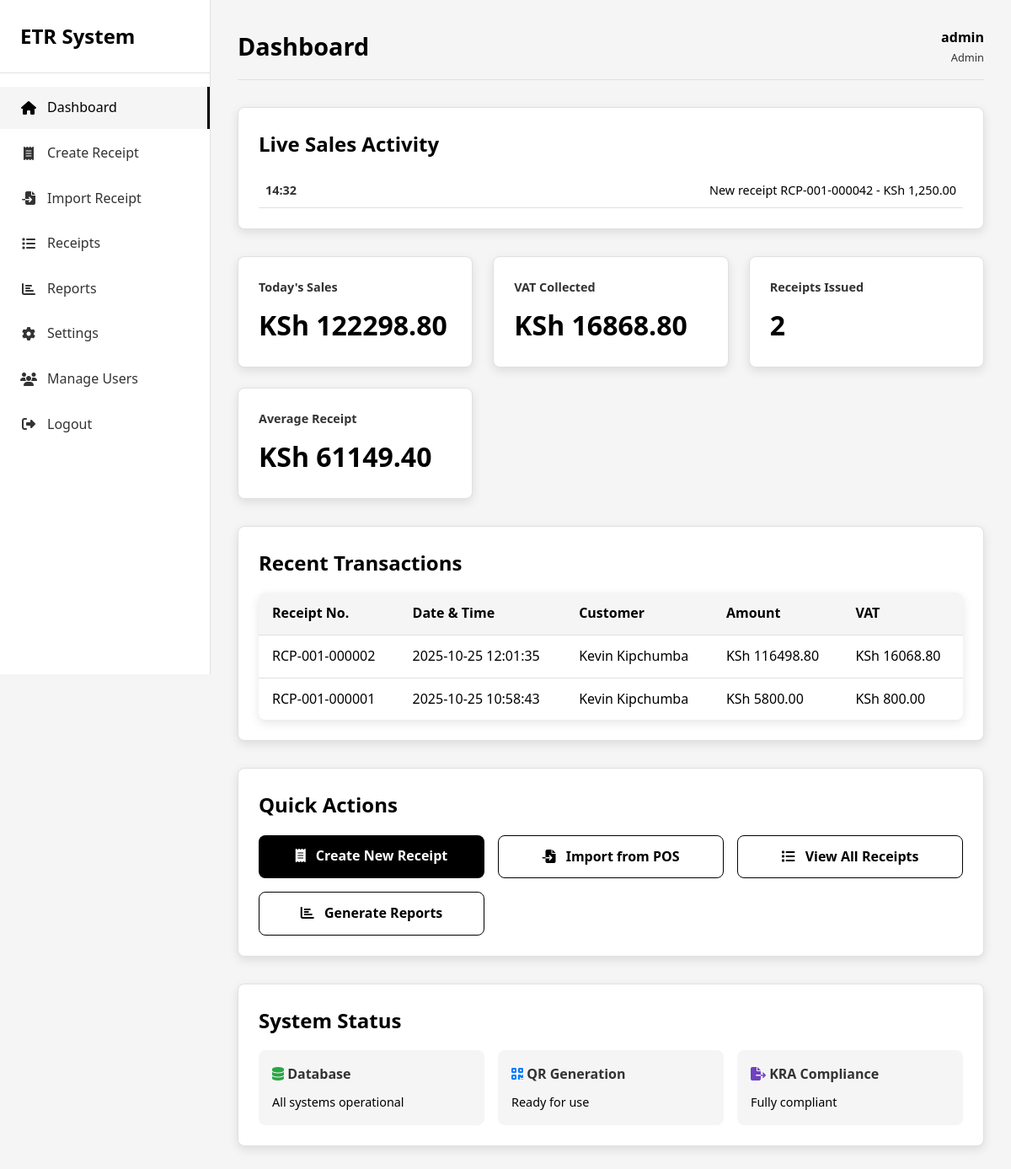
The page / (signed in) on the database its author committed.
### tables this page shows
CREATE TABLE users (
                id INTEGER PRIMARY KEY AUTOINCREMENT,
                business_name TEXT NOT NULL,
                kra_pin TEXT NOT NULL UNIQUE,
                phone_number TEXT NOT NULL,
                person_in_charge TEXT NOT NULL,
                town_city TEXT NOT NULL,
                username TEXT UNIQUE NOT NULL,
                password_hash TEXT NOT NULL,
                role TEXT DEFAULT 'admin',
                is_active BOOLEAN DEFAULT 1,
                api_key TEXT,
                receipt_prefix TEXT DEFAULT 'RCP',
                vat_rate REAL DEFAULT 16.0,
                include_address BOOLEAN DEFAULT 1,
                auto_print BOOLEAN DEFAULT 0,
                created_at TIMESTAMP DEFAULT CURRENT_TIMESTAMP
            );

CREATE TABLE receipts (
                id INTEGER PRIMARY KEY AUTOINCREMENT,
                receipt_number TEXT UNIQUE NOT NULL,
                user_id INTEGER NOT NULL,
                subtotal REAL NOT NULL,
                vat_amount REAL NOT NULL,
                total_amount REAL NOT NULL,
                customer_name TEXT DEFAULT 'Walk-in Customer',
                customer_pin TEXT DEFAULT '',
                payment_method TEXT DEFAULT 'Cash',
                created_at TIMESTAMP DEFAULT CURRENT_TIMESTAMP
            );

### app.py (the view)
@app.route('/')
@login_required
def dashboard():
    db = get_db()
    user_data = get_user_data(current_user.id)
    today = datetime.now().strftime('%Y-%m-%d')
    today_receipts = db.execute('''
        SELECT COUNT(*) as count, COALESCE(SUM(total_amount), 0) as total_sales,
               COALESCE(SUM(vat_amount), 0) as total_vat
        FROM receipts
        WHERE DATE(created_at) = ? AND user_id = ?
    ''', (today, current_user.id)).fetchone()
    recent_receipts = db.execute('''
        SELECT * FROM receipts
        WHERE user_id = ?
        ORDER BY created_at DESC
        LIMIT 5
    ''', (current_user.id,)).fetchall()
    log_activity(current_user.id, 'DASHBOARD_ACCESS')
    return render_template('dashboard.html',
                         stats=today_receipts,
                         recent_receipts=recent_receipts,
                         user_data=user_data)

### app.py (called while the page is built)
@login_manager.user_loader
def load_user(user_id):
    db = get_db()
    user = db.execute('SELECT * FROM users WHERE id = ?', (user_id,)).fetchone()
    if user:
        return User(user['id'], user['username'], user['role'])
    return None

def get_db():
    db = sqlite3.connect(
        app.config['DATABASE'],
        detect_types=sqlite3.PARSE_DECLTYPES
    )
    db.row_factory = sqlite3.Row
    return db

def get_user_data(user_id):
    db = get_db()
    user = db.execute('SELECT * FROM users WHERE id = ?', (user_id,)).fetchone()
    if user:
        return dict(user)
    return None

def log_activity(user_id, action, details=None):
    try:
        db = get_db()
        db.execute('''
            INSERT INTO audit_logs (user_id, action, details, ip_address, user_agent)
            VALUES (?, ?, ?, ?, ?)
        ''', (user_id, action, json.dumps(details) if details else None,
              request.remote_addr, request.headers.get('User-Agent')))
        db.commit()
    except Exception as e:
        print(f"Failed to log activity: {e}")

### templates/dashboard.html (shortened to what this page needs)
<!DOCTYPE html>
<html lang="en">
<head>
    <link rel="stylesheet" href="https://cdnjs.cloudflare.com/ajax/libs/font-awesome/6.4.0/css/all.min.css">
    <link rel="stylesheet" href="{{ url_for('static', filename='css/style.css') }}">
</head>
<body>
    <div class="container">
        <div class="sidebar">
            <div class="sidebar-header">
                <h2>ETR System</h2>
            </div>
            <nav class="sidebar-nav">
                <ul>
                    <li><a href="{{ url_for('dashboard') }}" class="active"><i class="fas fa-home"></i> <span>Dashboard</span></a></li>
                    <li><a href="{{ url_for('create_receipt') }}"><i class="fas fa-receipt"></i> <span>Create Receipt</span></a></li>
                    <li><a href="{{ url_for('import_receipt') }}"><i class="fas fa-file-import"></i> <span>Import Receipt</span></a></li>
                    <li><a href="{{ url_for('receipts') }}"><i class="fas fa-list"></i> <span>Receipts</span></a></li>
                    <li><a href="{{ url_for('reports') }}"><i class="fas fa-chart-bar"></i> <span>Reports</span></a></li>
                    <li><a href="{{ url_for('settings') }}"><i class="fas fa-cog"></i> <span>Settings</span></a></li>
                    {% if current_user.role == 'admin' %}
                    <li><a href="{{ url_for('manage_users') }}"><i class="fas fa-users"></i> <span>Manage Users</span></a></li>
                    {% endif %}
                    <li><a href="{{ url_for('logout') }}"><i class="fas fa-sign-out-alt"></i> <span>Logout</span></a></li>
                </ul>
            </nav>
        </div>
        <div class="main-content">
            <div class="header">
                <h1>Dashboard</h1>
                <div class="user-menu">
                    <div class="user-info">
                        <div class="user-name">{{ current_user.username }}</div>
                        <div class="user-role">{{ current_user.role|title }}</div>
                    </div>
                </div>
            </div>
            <div class="chart-container">
                    <h2>Live Sales Activity</h2>
                     <div id="liveActivity" style="max-height: 300px; overflow-y: auto;">
                        <div class="activity-item" style="padding: 0.5rem; border-bottom: 1px solid var(--medium-gray);">
            <span class="activity-time">14:32</span>
            <span class="activity-desc">New receipt RCP-001-000042 - KSh 1,250.00</span>
        </div>
    </div>
</div>
            <div class="stats-grid">
                <div class="stat-card">
                    <h3>Today's Sales</h3>
                    <div class="stat-value">KSh {{ "%.2f"|format(stats['total_sales']) }}</div>
                </div>
                <div class="stat-card">
                    <h3>VAT Collected</h3>
                    <div class="stat-value">KSh {{ "%.2f"|format(stats['total_vat']) }}</div>
                </div>
                <div class="stat-card">
                    <h3>Receipts Issued</h3>
                    <div class="stat-value">{{ stats['count'] }}</div>
                </div>
                <div class="stat-card">
                    <h3>Average Receipt</h3>
                    <div class="stat-value">KSh {{ "%.2f"|format(stats['total_sales'] / stats['count'] if stats['count'] > 0 else 0) }}</div>
                </div>
            </div>
            <div class="chart-container">
                <h2>Recent Transactions</h2>
                <table class="data-table">
                    <thead>
                        <tr>
                            <th>Receipt No.</th>
                            <th>Date & Time</th>
                            <th>Customer</th>
                            <th>Amount</th>
                            <th>VAT</th>
                        </tr>
                    </thead>
                    <tbody>
                        {% for receipt in recent_receipts %}
                        <tr>
                            <td>{{ receipt['receipt_number'] }}</td>
                            <td>{{ receipt['created_at'] }}</td>
                            <td>{{ receipt['customer_name'] }}</td>
                            <td>KSh {{ "%.2f"|format(receipt['total_amount']) }}</td>
                            <td>KSh {{ "%.2f"|format(receipt['vat_amount']) }}</td>
                        </tr>
                        {% endfor %}
                    </tbody>
                </table>
            </div>
            <div class="chart-container">
                <h2>Quick Actions</h2>
                <div style="display: grid; grid-template-columns: repeat(auto-fit, minmax(200px, 1fr)); gap: 1rem;">
                    <a href="{{ url_for('create_receipt') }}" class="btn btn-block" style="text-align: center;">
                        <i class="fas fa-receipt" style="margin-right: 0.5rem;"></i>
                        Create New Receipt
                    </a>
                    <a href="{{ url_for('import_receipt') }}" class="btn btn-outline btn-block" style="text-align: center;">
                        <i class="fas fa-file-import" style="margin-right: 0.5rem;"></i>
                        Import from POS
                    </a>
                    <a href="{{ url_for('receipts') }}" class="btn btn-outline btn-block" style="text-align: center;">
                        <i class="fas fa-list" style="margin-right: 0.5rem;"></i>
                        View All Receipts
                    </a>
                    <a href="{{ url_for('reports') }}" class="btn btn-outline btn-block" style="text-align: center;">
                        <i class="fas fa-chart-bar" style="margin-right: 0.5rem;"></i>
                        Generate Reports
                    </a>
                </div>
            </div>
            <div class="chart-container">
                <h2>System Status</h2>
                <div style="display: grid; grid-template-columns: repeat(auto-fit, minmax(250px, 1fr)); gap: 1rem;">
                    <div style="background: var(--light-gray); padding: 1rem; border-radius: var(--border-radius);">
                        <h4 style="margin-bottom: 0.5rem; color: var(--dark-gray);">
                            <i class="fas fa-database" style="color: #28a745;"></i> Database
                        </h4>
                        <p style="margin: 0; font-size: 0.9rem;">All systems operational</p>
                    </div>
                    <div style="background: var(--light-gray); padding: 1rem; border-radius: var(--border-radius);">
                        <h4 style="margin-bottom: 0.5rem; color: var(--dark-gray);">
                            <i class="fas fa-qrcode" style="color: #007bff;"></i> QR Generation
                        </h4>
                        <p style="margin: 0; font-size: 0.9rem;">Ready for use</p>
                    </div>
                    <div style="background: var(--light-gray); padding: 1rem; border-radius: var(--border-radius);">
                        <h4 style="margin-bottom: 0.5rem; color: var(--dark-gray);">
                            <i class="fas fa-file-export" style="color: #6f42c1;"></i> KRA Compliance
                        </h4>
                        <p style="margin: 0; font-size: 0.9rem;">Fully compliant</p>
                    </div>
                </div>
            </div>
        </div>
    </div>
</body>
</html>

### static/css/style.css (style rules this page uses)
:root { --primary-black: #000000; --primary-white: #ffffff; --light-gray: #f5f5f5; --medium-gray: #e0e0e0; --dark-gray: #333333; --border-radius: 8px; --box-shadow: 0 4px 12px rgba(0, 0, 0, 0.1); --transition: all 0.3s ease; }
* { margin: 0; padding: 0; box-sizing: border-box; font-family: 'Segoe UI', Tahoma, Geneva, Verdana, sans-serif; }
body { background-color: var(--light-gray); color: var(--primary-black); line-height: 1.6; }
.btn { display: inline-block; padding: 0.75rem 1.5rem; background: var(--primary-black); color: var(--primary-white); border: none; border-radius: var(--border-radius); cursor: pointer; font-weight: 600; text-align: center; transition: var(--transition); text-decoration: none; }
.btn-block { display: block; width: 100%; }
.btn-outline { background: transparent; color: var(--primary-black); border: 1px solid var(--primary-black); }
.container { display: flex; min-height: 100vh; }
.sidebar { width: 250px; background: var(--primary-white); border-right: 1px solid var(--medium-gray); padding: 1.5rem 0; position: fixed; height: 100vh; overflow-y: auto; }
.sidebar-header { padding: 0 1.5rem 1.5rem; border-bottom: 1px solid var(--medium-gray); margin-bottom: 1rem; }
.sidebar-header h2 { font-size: 1.5rem; font-weight: 700; color: var(--primary-black); }
.sidebar-nav ul { list-style: none; }
.sidebar-nav li { margin-bottom: 0.25rem; }
.sidebar-nav a { display: flex; align-items: center; padding: 0.75rem 1.5rem; color: var(--dark-gray); text-decoration: none; transition: var(--transition); }
.sidebar-nav a:hover, .sidebar-nav a.active { background: var(--light-gray); color: var(--primary-black); border-right: 3px solid var(--primary-black); }
.sidebar-nav i { margin-right: 0.75rem; width: 20px; text-align: center; }
.main-content { flex: 1; margin-left: 250px; padding: 2rem; }
.header { display: flex; justify-content: space-between; align-items: center; margin-bottom: 2rem; padding-bottom: 1rem; border-bottom: 1px solid var(--medium-gray); }
.header h1 { font-size: 1.8rem; font-weight: 700; color: var(--primary-black); }
.user-menu { display: flex; align-items: center; gap: 1rem; }
.user-info { text-align: right; }
.user-name { font-weight: 600; color: var(--primary-black); }
.user-role { font-size: 0.8rem; color: var(--dark-gray); }
.stats-grid { display: grid; grid-template-columns: repeat(auto-fit, minmax(250px, 1fr)); gap: 1.5rem; margin-bottom: 2rem; }
.stat-card { background: var(--primary-white); padding: 1.5rem; border-radius: var(--border-radius); box-shadow: var(--box-shadow); border: 1px solid var(--medium-gray); }
.stat-card h3 { font-size: 0.9rem; color: var(--dark-gray); margin-bottom: 0.5rem; }
.stat-value { font-size: 2rem; font-weight: 700; color: var(--primary-black); }
.chart-container { background: var(--primary-white); padding: 1.5rem; border-radius: var(--border-radius); box-shadow: var(--box-shadow); border: 1px solid var(--medium-gray); margin-bottom: 2rem; }
.chart-container h2 { margin-bottom: 1rem; color: var(--primary-black); }
.data-table { width: 100%; border-collapse: collapse; background: var(--primary-white); border-radius: var(--border-radius); overflow: hidden; box-shadow: var(--box-shadow); }
.data-table th, .data-table td { padding: 0.75rem 1rem; text-align: left; border-bottom: 1px solid var(--medium-gray); }
.data-table th { background: var(--light-gray); font-weight: 600; color: var(--primary-black); }
.data-table tr:last-child td { border-bottom: none; }
.activity-item { display: flex; justify-content: space-between; padding: 0.5rem; border-bottom: 1px solid var(--medium-gray); font-size: 0.9rem; }
.activity-time { color: var(--dark-gray); font-weight: 600; }

### rows shown on the page
users: username "admin", role "Admin"
receipts: receipt_number "RCP-001-000002", created_at "2025-10-25 12:01:35", customer_name "Kevin Kipchumba", total_amount "116498.80", vat_amount "16068.80"
receipts: receipt_number "RCP-001-000001", created_at "2025-10-25 10:58:43", customer_name "Kevin Kipchumba", total_amount "5800.00", vat_amount "800.00"

### other values the page prints
{{ "%.2f"|format(stats['total_sales']) }} "122298.80"
{{ "%.2f"|format(stats['total_vat']) }} "16868.80"
{{ stats['count'] }} "2"
